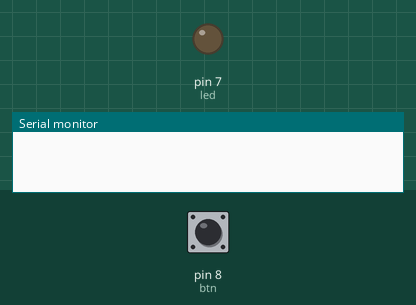
Recording of a sketch running on a simulated Arduino Uno, built with avr-gcc and run on an emulated ATmega328P. On the bench: output pins drawn as LEDs (lit = HIGH), the last lines printed to the serial monitor. Inputs (shaded band) come from the test bench; at power-on: pin 8 (btn) HIGH.

Above: at 1.2 s.
1.3 s: pin 8 (btn) pulled LOW for 0.15 s
At 1.37 s:
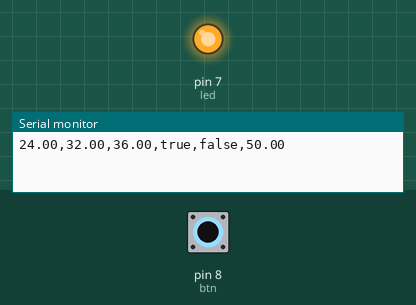
2.9 s: pin 8 (btn) pulled LOW for 3.2 s
At 6.9 s:
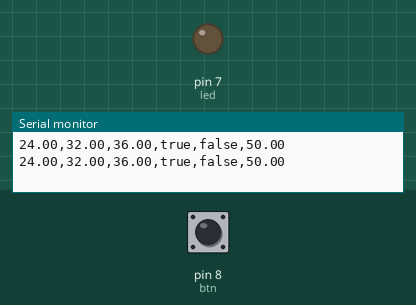
Timing chart, 0 to 8.4 s (numbered marks = the images above; inputs shaded):
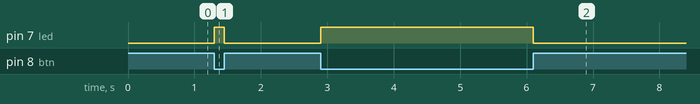

Measured:
- after the input at 1.3 s, pin 7 (led): LOW → HIGH at once, → LOW 0.15 s later
- after the input at 2.9 s, pin 7 (led): LOW → HIGH at once, → LOW 3.2 s later

The sketch:

SerialLED.ino
```cpp
int led = 7; // Pin 13
int btn = 8;

int btnValInit = 0;
int btnVal = 0;
int on = 0;

void setup()
{
  pinMode(led, OUTPUT); // Set pin 7 as digital out
  pinMode(btn, INPUT_PULLUP); // Set pin 8 as input

  btnValInit = digitalRead(btn);

  // Start up serial connection
  Serial.begin(9600); // baud rate
  Serial.flush();
}

void loop()
{
    byte byteread;
    // Read any serial input
    if (Serial.available() > 0)
    {
        byteread = Serial.read(); // Read in one char at a time
        if(byteread == 83 || byteread == 115){
          //if 'S' is sent
          digitalWrite(led, HIGH); // on
          delay(200);
          digitalWrite(led, LOW); // on
        }
    }


  btnVal = digitalRead(btn);

  if (btnVal != btnValInit && on == 0)
  {
    on = 1;
    digitalWrite(led, HIGH); // on
    sendVals(24,32,36,true,false,50);
    delay(100);
  }
  else if (btnVal == btnValInit && on == 1)
  {
    on = 0;
    digitalWrite(led, LOW); // off
    delay(100);
  }


}


void sendVals(float val1, float val2, float val3, boolean val4, boolean val5, float val6){
  Serial.print(val1);
  Serial.print(",");
  Serial.print(val2);
  Serial.print(",");
  Serial.print(val3);
  Serial.print(",");
  if(val4){
    Serial.print("true");
  }
  else{
    Serial.print("false");
  }
  Serial.print(",");
  if(val5){
    Serial.print("true");
  }
  else{
    Serial.print("false");
  }
  Serial.print(",");
  Serial.println(val6);

}
```
